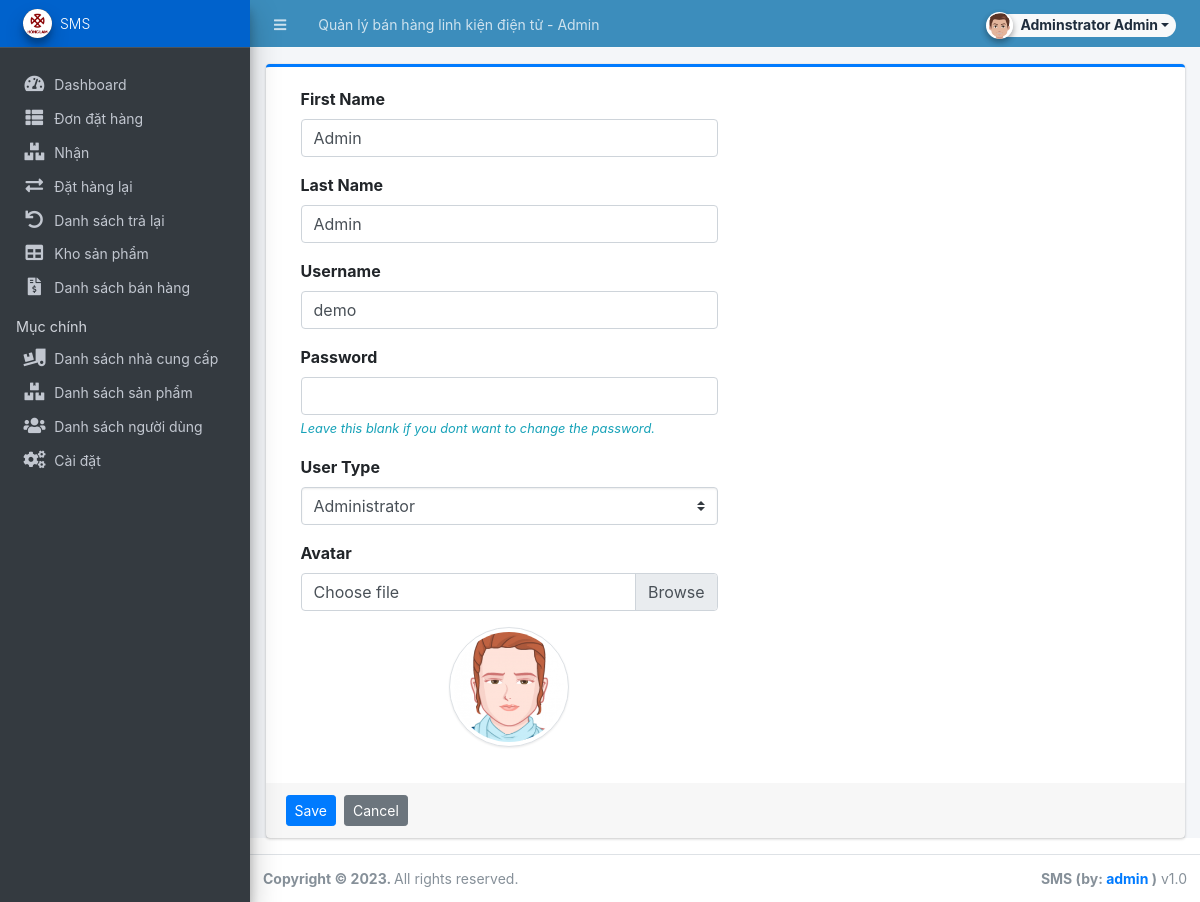
Screenshot of /admin/?page=user/manage_user&id=11 (signed in) with the database file from the repository.
### tables this page shows
CREATE TABLE `users` (
  `id` int(50) NOT NULL,
  `firstname` varchar(250) NOT NULL,
  `middlename` text,
  `lastname` varchar(250) NOT NULL,
  `username` text NOT NULL,
  `password` text NOT NULL,
  `avatar` text,
  `last_login` datetime DEFAULT NULL,
  `type` tinyint(1) NOT NULL DEFAULT '0',
  `date_added` datetime NOT NULL DEFAULT CURRENT_TIMESTAMP,
  `date_updated` datetime DEFAULT NULL ON UPDATE CURRENT_TIMESTAMP
);

### config.php (called while the page is built, shortened)
<?php
function validate_image($file){
	if(!empty($file)){
        $ex = explode('?',$file);
        $file = $ex[0];
        $param =  isset($ex[1]) ? '?'.$ex[1]  : '';
		if(is_file(base_app.$file)){
			return base_url.$file.$param;
		}else{
			return base_url.'dist/img/no-image-available.png';
		}
	}else{
		return base_url.'dist/img/no-image-available.png';
	}
}
?>

### admin/user/manage_user.php (the view, shortened to what this page needs)
<?php
if(isset($_GET['id']) && $_GET['id'] > 0){
    $user = $conn->query("SELECT * FROM users where id ='{$_GET['id']}'");
    foreach($user->fetch_array() as $k =>$v){
        $meta[$k] = $v;
    }
}
?>
<div class="card card-outline card-primary">
	<div class="card-body">
		<div class="container-fluid">
			<form action="" id="manage-user">
				<div class="form-group col-6">
					<label for="name">First Name</label>
					<input type="text" name="firstname" id="firstname" class="form-control" value="<?php echo isset($meta['firstname']) ? $meta['firstname']: '' ?>" required>
				</div>
				<div class="form-group col-6">
					<label for="name">Last Name</label>
					<input type="text" name="lastname" id="lastname" class="form-control" value="<?php echo isset($meta['lastname']) ? $meta['lastname']: '' ?>" required>
				</div>
				<div class="form-group col-6">
					<label for="username">Username</label>
					<input type="text" name="username" id="username" class="form-control" value="<?php echo isset($meta['username']) ? $meta['username']: '' ?>" required  autocomplete="off">
				</div>
				<div class="form-group col-6">
					<label for="password">Password</label>
					<input type="password" name="password" id="password" class="form-control" value="" autocomplete="off" <?php echo isset($meta['id']) ? "": 'required' ?>>
                    <?php if(isset($_GET['id'])): ?>
					<small class="text-info"><i>Leave this blank if you dont want to change the password.</i></small>
                    <?php endif; ?>
				</div>
				<div class="form-group col-6">
					<label for="type">User Type</label>
					<select name="type" id="type" class="custom-select" value="<?php echo isset($meta['type']) ? $meta['type']: '' ?>" required>
						<option value="1" <?php echo isset($type) && $type == 1 ? 'selected': '' ?>>Administrator</option>
					</select>
				</div>
				<div class="form-group col-6">
					<label for="" class="control-label">Avatar</label>
					<div class="custom-file">
		              <label class="custom-file-label" for="customFile">Choose file</label>
		            </div>
				</div>
				<div class="form-group col-6 d-flex justify-content-center">
					<img src="<?php echo validate_image(isset($meta['avatar']) ? $meta['avatar'] :'') ?>" alt="" id="cimg" class="img-fluid img-thumbnail">
				</div>
			</form>
		</div>
	</div>
	<div class="card-footer">
			<div class="col-md-12">
				<div class="row">
					<button class="btn btn-sm btn-primary mr-2" form="manage-user">Save</button>
					<a class="btn btn-sm btn-secondary" href="./?page=user/list">Cancel</a>
				</div>
			</div>
		</div>
</div>

### admin/user/manage_user.php (style rules this page uses)
img#cimg { height: 15vh; width: 15vh; object-fit: cover; border-radius: 100% 100%; }

### rows the page displays
users: firstname "Admin", lastname "Admin", username "demo", type "Administrator", avatar (picture)

### other values shown
$_settings->info('name') "Quản lý bán hàng linh kiện điện tử"
$_settings->userdata('firstname').' '.$_settings->userdata('lastname') "Adminstrator Admin"
$_settings->info('short_name') "SMS"
